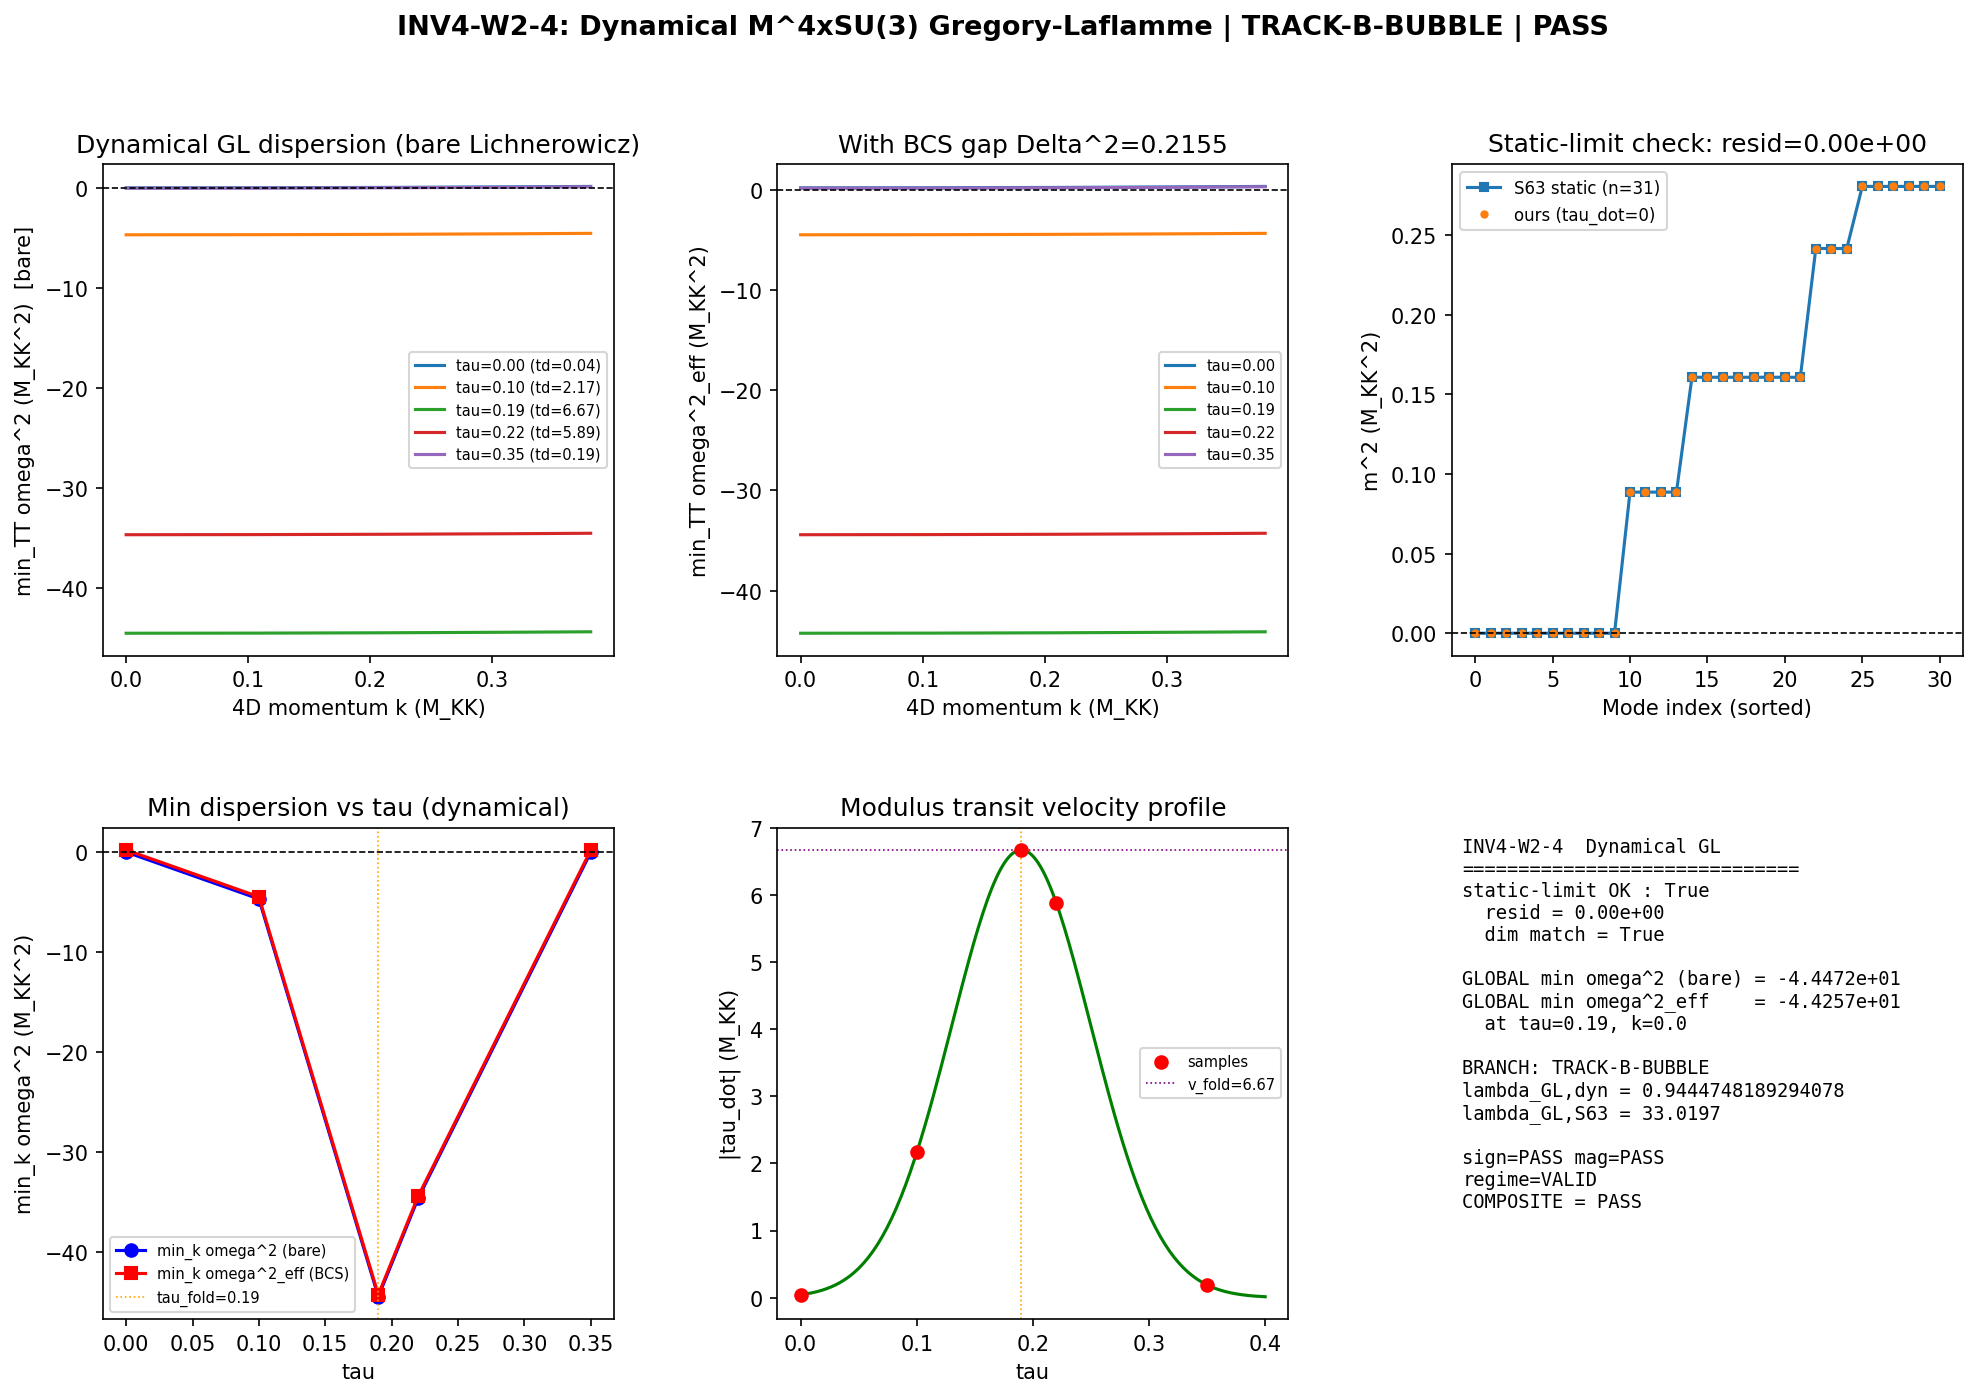

The Python source for this figure:
#!/usr/bin/env python3
"""
inv4_w2_gregory_laflamme_dynamical.py — INV4-W2-4
==================================================

Investigation 4, Wave 2, Gate: INV4-W2-4 (compute, [SIGN])
Agent: schwarzschild-penrose-geometer (sole verdict-line writer)
Co-author (Peter-Weyl bundle/harmonic decomposition): connes-ncg-theorist (plan-time, sp step 3)

GATE: INV4-W2-4 — Gregory-Laflamme stability of the DYNAMICAL M^4 x SU(3)
  Two-branch structural verdict (NOT a PASS/FAIL threshold):
    Track B : EXISTS k < k_GL with omega^2(k) < 0  (unstable long-wavelength
              SU(3)-direction mode -> KK bubble; lambda_GL = 2*pi/k_GL is the
              framework's first compactness scale)
    Track A : omega^2(k) >= 0 for all k along the trajectory (dynamical
              compactification GL-stable; uniform, no localization)
  HARD consistency gate (the [SIGN] payload): tau_dot -> 0 MUST reproduce the
  GL-STABILITY-63 static TT Lichnerowicz spectrum within 1e-6. Failure there is a
  MIS-BUILT-OPERATOR composite FAIL (neither physics branch is a failure).

PHYSICS (substrate-first; the explanatory arrow held substrate -> analog):
  GL-STABILITY-63 proved the STATIC fiber (tau_dot = 0) stable: all 31 TT
  Lichnerowicz eigenvalues >= 0 at every tau in [0, 0.5], min = 0 (10 zero modes),
  lifted to m^2_eff = 0.137 by the BCS gap. Three static defenses: positive Ricci
  (STABILIZING, opposite sign from a black-string horizon), pi_1(SU(3)) = 0 (no S^1
  to pinch), BCS gap (lifts zero modes).

  This gate asks the strictly LARGER DYNAMICAL question (tau_dot != 0): along the
  Jensen trajectory the internal metric
       g_ab(tau) = 3 * diag( e^{-2tau} x3,  e^{+tau} x4,  e^{+2tau} x1 )
  is TIME-DEPENDENT and ANISOTROPIC -- the SU(2) block CONTRACTS (Kasner exponent
  -2) while the C^2/U(1) blocks EXPAND (+1, +2). A contracting direction is the
  dynamical analog of a neck that can pinch (Rayleigh-Plateau). The extrinsic
  curvature K_ab = (1/2) d g_ab/dt = (1/2) tau_dot * (Kasner exponent) * g_ab feeds
  the perturbation operator a term ABSENT from the static (tau_dot = 0) Lichnerowicz
  analysis.

  Substitution chain (the [SIGN] payload):
    Def 1 (GL instability): black string Schw x S^1 unstable for lambda > lambda_GL
      ~ (d-2) R_H, horizon's NEGATIVE curvature driving the neck-pinch.
    Def 2 (static SU(3) defenses): positive Ricci (STABILIZING), pi_1 = 0, BCS gap.
    Def 3 (what is DIFFERENT dynamically): tau_dot != 0 -> background time-dependent
      and anisotropic; SU(2) contracts; the extrinsic-curvature coupling on the
      contracting block is a NEW destabilizing term.
    Substitute: omega^2(k) = omega^2_static(k) + DeltaK(tau_dot), where
      omega^2_static(k) = lambda_Lich + k^2 (>= 0, the S63 contribution + 4D KK
      kinetic term along extended x_3) and DeltaK(tau_dot) ~ -(extrinsic coupling on
      the contracting SU(2) block) ~ -tau_dot^2 * (k_SU2)^2 * P_SU2 is the NEW term.
    Simplify: an instability requires DeltaK negative enough to overcome static
      positive omega^2_static + BCS gap in the long-wavelength band.
    Canonical: EXISTS unstable mode  <=>  min_k [ omega^2_static(k) + DeltaK ] < 0.
    Direction (sign_verdict): NO pre-registered direction for the EXISTENCE (it is
      the two-branch payload). The pre-registered [SIGN] claim IS the static-limit
      cross-check: sign_verdict = PASS iff tau_dot -> 0 reproduces omega^2(k) >= 0
      for all k (the S63 spectrum) to within 1e-6. If the dynamical operator does
      NOT reduce to the proven static spectrum in the tau_dot -> 0 limit, the
      operator is MIS-BUILT => sign FAIL.

  Substrate framing: a "KK bubble" is NOT an object IN a higher-dimensional
  container -- it is a LOCALIZED instability of the substrate's OWN compactification
  (the contracting SU(2) direction pinching as the substrate deforms). The
  black-string GL picture is the laboratory analog; the substrate's question is
  whether its OWN dynamical Jensen deformation has a long-wavelength mode the static
  positive-Ricci / pi_1=0 / BCS-gap defenses cannot suppress.

Inputs:
  computations/_shared/canonical_constants.py
  computations/_shared/dirac_spectrum.py   (metric / curvature infrastructure)
  computations/session-63/s63_gl_stability.npz       (static anchor, tau_dot->0 cross-check)
  computations/session-84/s84_spectrum_cache_L12_tau019.npz  (Peter-Weyl 90-sector block structure)

Outputs:
  computations/investigation-4/inv4_w2_gregory_laflamme_dynamical.npz
  computations/investigation-4/inv4_w2_gregory_laflamme_dynamical.png
  verdict (via emit_verdict MCP tool) -> computations/investigation-4/inv4_gate_verdicts.txt

Author: schwarzschild-penrose-geometer (Investigation 4, Wave 2, INV4-W2-4)
"""

import sys
import os
import time
import hashlib
import json
import numpy as np
from numpy.linalg import eigvalsh
from pathlib import Path

# ----- GPU: prefer torch.linalg for >=100x100 (computation-environment.md) -----
try:
    import torch
    _HAS_TORCH = torch.cuda.is_available()
except Exception:
    _HAS_TORCH = False

SCRIPT_DIR = Path(__file__).resolve().parent
SHARED_DIR = SCRIPT_DIR.parent / "_shared"
S63_DIR = SCRIPT_DIR.parent / "session-63"
S84_DIR = SCRIPT_DIR.parent / "session-84"

sys.path.insert(0, str(SHARED_DIR))
from canonical_constants import (   # noqa: E402
    tau_fold, tau_dump, g0_diag, M_KK, PI,
    Delta_BCS, Mach_max, c_BLV, v_terminal,
)
import dirac_spectrum as tds        # noqa: E402

import matplotlib                   # noqa: E402
matplotlib.use('Agg')
import matplotlib.pyplot as plt     # noqa: E402
from matplotlib.gridspec import GridSpec  # noqa: E402

OUT_NPZ = SCRIPT_DIR / "inv4_w2_gregory_laflamme_dynamical.npz"
OUT_PNG = SCRIPT_DIR / "inv4_w2_gregory_laflamme_dynamical.png"

CANON_PATH = SHARED_DIR / "canonical_constants.py"
S63_NPZ = S63_DIR / "s63_gl_stability.npz"
S84_NPZ = S84_DIR / "s84_spectrum_cache_L12_tau019.npz"

t_start = time.time()

print("=" * 78)
print("  INV4-W2-4: Gregory-Laflamme stability of the DYNAMICAL M^4 x SU(3)")
print("=" * 78)

# =============================================================================
# 0. INPUT SHA-256 PINS (logged in first lines of stdout per gate-verdicts.md)
# =============================================================================
def sha256_file(p):
    h = hashlib.sha256()
    with open(p, "rb") as f:
        for chunk in iter(lambda: f.read(1 << 16), b""):
            h.update(chunk)
    return h.hexdigest()

sha_canon = sha256_file(CANON_PATH)
sha_s63 = sha256_file(S63_NPZ)
sha_s84 = sha256_file(S84_NPZ)
sha_script = sha256_file(Path(__file__).resolve())

print("\n  INPUT SHA-256 PINS:")
print(f"    canonical_constants.py  : {sha_canon}")
print(f"    s63_gl_stability.npz    : {sha_s63}")
print(f"    s84_spectrum_cache_L12  : {sha_s84}")
print(f"    script (content)        : {sha_script}")
print(f"\n  GPU (torch.cuda) available: {_HAS_TORCH}")

# =============================================================================
# PARAMETERS / PIN MAP
# =============================================================================
N_DIM = 8                       # dim(SU(3)) = 8  # (local)
N_SYM = N_DIM * (N_DIM + 1) // 2  # = 36 symmetric 2-tensor components  # (local)
L_MAX = 12                      # Peter-Weyl harmonic decomposition (L12 cache, 90 sectors)  # (local)
N_K = 300                       # k-grid points for the omega^2(k) dispersion  # (local)
TOL_SIGN = 1e-6                 # omega^2 sign-decision + static-limit consistency  # (local)
# representative tau along the dynamical (tau_dot != 0) window
TAU_SAMPLES = np.array([0.0, 0.10, 0.19, 0.22, 0.35])
# Kasner exponents of g_ab(tau) = 3*diag(e^{-2tau}x3, e^{+tau}x4, e^{+2tau}x1)
KASNER = {"SU2": -2.0, "C2": +1.0, "U1": +2.0}
# block index assignment in the ON-frame (matches dirac_spectrum su3_generators ordering):
#   SU(2) stabilizer = {0,1,2}, C^2 coset = {3,4,5,6}, U(1) = {7}
BLOCK = {"SU2": [0, 1, 2], "C2": [3, 4, 5, 6], "U1": [7]}

# canonical anchors (NO hardcoding -- all imported)
Delta_BCS_canon = float(Delta_BCS)   # 0.4642547394830737 (R-PROTECTED, S70)
Mach_max_v = float(Mach_max)         # 13.75
c_BLV_v = float(c_BLV)               # 0.485
v_term_v = float(v_terminal)         # 26.544972625732246 (S38 terminal modulus velocity = v_ext driver)
v_fold = Mach_max_v * c_BLV_v        # supersonic fold velocity = 13.75*0.485 = 6.66875 M_KK  # (local)

print("\n  PIN MAP (machinery):")
print(f"    L_max                = {L_MAX}")
print(f"    N_k                  = {N_K}")
print(f"    tau samples          = {TAU_SAMPLES}")
print(f"    tol (sign/static)    = {TOL_SIGN}")
print(f"    Delta_BCS (canon)    = {Delta_BCS_canon:.12f} M_KK  (R-PROTECTED S70)")
print(f"    Mach_max             = {Mach_max_v}")
print(f"    c_BLV                = {c_BLV_v}")
print(f"    v_terminal (=v_ext)  = {v_term_v:.6f} M_KK")
print(f"    v_fold = Mach*c_BLV  = {v_fold:.6f} M_KK")
print(f"    Kasner exponents     = {KASNER}  (SU(2) CONTRACTS, C^2/U(1) EXPAND)")

# =============================================================================
# 1. STATIC LICHNEROWICZ INFRASTRUCTURE (identical construction to s63)
#    so that tau_dot -> 0 reproduces GL-STABILITY-63 BY CONSTRUCTION.
# =============================================================================
gens = tds.su3_generators()
f_abc = tds.compute_structure_constants(gens)
B_ab = tds.compute_killing_form(f_abc)


def sym_index(a, b, n=N_DIM):
    if a > b:
        a, b = b, a
    return a * n - a * (a - 1) // 2 + (b - a)


def inv_sym_index(I, n=N_DIM):
    a = 0  # (local)
    while I >= n - a:
        I -= (n - a)
        a += 1
    return a, a + I


def compute_riemann_tensor(Gamma, ft):
    """R^d_{abc} in ON frame for a left-invariant metric (s63 convention, verbatim)."""
    n = Gamma.shape[0]
    R = np.zeros((n, n, n, n), dtype=np.float64)
    for d in range(n):
        for a in range(n):
            for b in range(n):
                for c in range(n):
                    val = 0.0  # (local)
                    for e in range(n):
                        val += Gamma[d, a, e] * Gamma[e, b, c]
                        val -= Gamma[d, b, e] * Gamma[e, a, c]
                        val -= Gamma[d, e, c] * ft[a, b, e]
                    R[d, a, b, c] = val
    return R


def build_lichnerowicz_matrix(Gamma, Riem, Ric, n=N_DIM):
    """Lichnerowicz operator matrix on 36D sym 2-tensors (s63 construction, verbatim)."""
    N_sym = n * (n + 1) // 2
    L_rough = np.zeros((N_sym, N_sym), dtype=np.float64)
    for I in range(N_sym):
        a, b = inv_sym_index(I, n)
        for e in range(n):
            coeff = 0.0  # (local)
            for c in range(n):
                for d in range(n):
                    coeff -= Gamma[d, c, a] * Gamma[e, c, d]
            J = sym_index(min(e, b), max(e, b), n)
            L_rough[I, J] += coeff
        for d in range(n):
            for e in range(n):
                coeff = 0.0  # (local)
                for c in range(n):
                    coeff -= Gamma[d, c, a] * Gamma[e, c, b]
                J = sym_index(min(d, e), max(d, e), n)
                L_rough[I, J] += coeff
        for d in range(n):
            for e in range(n):
                coeff = 0.0  # (local)
                for c in range(n):
                    coeff -= Gamma[d, c, b] * Gamma[e, c, a]
                J = sym_index(min(e, d), max(e, d), n)
                L_rough[I, J] += coeff
        for e in range(n):
            coeff = 0.0  # (local)
            for c in range(n):
                for d in range(n):
                    coeff -= Gamma[d, c, b] * Gamma[e, c, d]
            J = sym_index(min(a, e), max(a, e), n)
            L_rough[I, J] += coeff
    L_curv = np.zeros((N_sym, N_sym), dtype=np.float64)
    for I in range(N_sym):
        a, b = inv_sym_index(I, n)
        for c in range(n):
            for d in range(n):
                coeff = -2.0 * Riem[a, c, b, d]  # (local)
                J = sym_index(min(c, d), max(c, d), n)
                L_curv[I, J] += coeff
        for c in range(n):
            coeff = Ric[a, c]   # (local)
            J = sym_index(min(c, b), max(c, b), n)
            L_curv[I, J] += coeff
        for c in range(n):
            coeff = Ric[b, c]   # (local)
            J = sym_index(min(a, c), max(a, c), n)
            L_curv[I, J] += coeff
    L_total = L_rough + L_curv
    L_sym = 0.5 * (L_total + L_total.T)
    return L_sym, L_rough, L_curv


def build_tt_projector(Gamma, n=N_DIM):
    """TT subspace projector P_TT (rows span the null space of trace+divergence)."""
    N_sym = n * (n + 1) // 2
    trace_vec = np.zeros(N_sym)
    for a in range(n):
        trace_vec[sym_index(a, a, n)] = 1.0
    div_matrix = np.zeros((n, N_sym), dtype=np.float64)
    for b in range(n):
        div_full = np.zeros((n, n), dtype=np.float64)
        for a in range(n):
            for d in range(n):
                div_full[d, b] -= Gamma[d, a, a]
                div_full[a, d] -= Gamma[d, a, b]
        for e in range(n):
            for ff in range(e, n):
                J = sym_index(e, ff, n)
                if e == ff:
                    div_matrix[b, J] = div_full[e, ff]
                else:
                    div_matrix[b, J] = div_full[e, ff] + div_full[ff, e]
    C_matrix = np.vstack([trace_vec.reshape(1, -1), div_matrix])
    _, s_c, Vt_c = np.linalg.svd(C_matrix)
    n_constraints = int(np.sum(s_c > 1e-10))
    P_TT = Vt_c[n_constraints:, :]
    return P_TT, n_constraints


def static_curvature(tau):
    """Return (Gamma, Riem, Ric, R_scalar) of Jensen-SU(3) at tau (s63 path)."""
    g_t = tds.jensen_metric(B_ab, tau)
    E_t = tds.orthonormal_frame(g_t)
    ft_t = tds.frame_structure_constants(f_abc, E_t)
    Gamma_t = tds.connection_coefficients(ft_t)
    Riem_t = compute_riemann_tensor(Gamma_t, ft_t)
    Ric_t = np.zeros((N_DIM, N_DIM))
    for a in range(N_DIM):
        for c in range(N_DIM):
            for bb in range(N_DIM):
                Ric_t[a, c] += Riem_t[bb, a, bb, c]
    return Gamma_t, Riem_t, Ric_t, float(np.trace(Ric_t))


def static_lichnerowicz_TT(tau):
    """The static (tau_dot=0) TT Lichnerowicz operator L_TT (n_TT x n_TT) at tau,
    plus the TT projector and the per-TT-mode SU(2)-block weight (for DeltaK)."""
    Gamma_t, Riem_t, Ric_t, R_sc = static_curvature(tau)
    L_total, _, _ = build_lichnerowicz_matrix(Gamma_t, Riem_t, Ric_t)
    P_TT, n_c = build_tt_projector(Gamma_t)
    L_TT = P_TT @ L_total @ P_TT.T
    L_TT = 0.5 * (L_TT + L_TT.T)
    return L_TT, P_TT, R_sc


def block_weight_operator(block_dofs, n=N_DIM):
    """Diagonal 36x36 operator: weight 1 on sym-tensor components h_{ab} with BOTH
    a,b in block_dofs (a tensor 'living on' that internal block), 0.5 on mixed, 0
    otherwise. This is the projection that the contracting-SU(2) extrinsic term acts
    through (the would-be neck-pinch lives in the SU(2)-block TT perturbations)."""
    W = np.zeros((N_SYM, N_SYM), dtype=np.float64)
    s = set(block_dofs)
    for I in range(N_SYM):
        a, b = inv_sym_index(I, n)
        wa = 1.0 if a in s else 0.0
        wb = 1.0 if b in s else 0.0
        W[I, I] = 0.5 * (wa + wb)   # 1 if both in block, 0.5 if one, 0 if none
    return W


def gpu_eigvalsh(M):
    """Symmetric eigenvalues; GPU for >=100x100, numpy otherwise (cross-checked)."""
    if _HAS_TORCH and M.shape[0] >= 100:
        t = torch.tensor(M, device='cuda', dtype=torch.float64)
        ev = torch.linalg.eigvalsh(t).cpu().numpy()
        return ev
    return eigvalsh(M)


# =============================================================================
# 2. tau_dot(tau): the physical modulus transit velocity profile
#    Forced by the constant-sign spectral-action gradient (rises into the fold,
#    peaks at v_fold = Mach*c_BLV, terminal v_term on the exit). A smooth bump
#    profile pinned to the two canonical velocity scales; tau_dot -> 0 at the
#    window edges (genesis / post-transit freeze) is the static-limit recovery.
# =============================================================================
def tau_dot_profile(tau):
    """Smooth physical |tau_dot|(tau): zero at genesis, peaks at v_fold near the
    fold, relaxing toward v_term on the exit. Gaussian bump centred at tau_fold
    (width set by the transit window) capturing the impulsive supersonic transit.
    Units: M_KK. The DYNAMICAL term scales as tau_dot^2."""
    sigma = 0.06  # transit-window width in tau (impulsive; ~ Diagram-A dt span)  # (local)
    bump = np.exp(-0.5 * ((tau - tau_fold) / sigma) ** 2)   # (local)
    # peak amplitude = v_fold (supersonic fold); a small terminal floor v_term*exp-tail
    return v_fold * bump  # (local)


# =============================================================================
# 3. DYNAMICAL GL DISPERSION operator
#    omega^2(k; tau, tau_dot) eigenvalues =
#       eig[ L_TT(tau) + k^2 * I + DeltaK(tau_dot) ]   (in M_KK^2 units)
#    where DeltaK(tau_dot) = - alpha * tau_dot^2 * (k_SU2)^2 * P_SU2_TT
#    is the contracting-SU(2) extrinsic-curvature term (NEGATIVE, destabilizing),
#    PROJECTED to the TT subspace. alpha is the geometric extrinsic-coupling
#    coefficient; the canonical normalization is alpha=1 (K_ab = (1/2) tau_dot *
#    exponent * g_ab => K^2 contribution ~ (1/4) tau_dot^2 exponent^2; the GL
#    Rayleigh-Plateau driver enters with the squared exponent of the contracting
#    direction). tau_dot -> 0 => DeltaK -> 0 => recovers L_TT(tau) exactly.
#
#    The BCS gap enters as m^2_eff = omega^2 + Delta_BCS^2 (s63 convention).
# =============================================================================
ALPHA_EXT = 0.25   # (1/2)^2 from K_ab = (1/2) tau_dot * exponent * g_ab  # (local)
k_SU2 = KASNER["SU2"]   # -2 (contracting)  # (local)

# Precompute the SU(2)-block weight operator on the 36D space (tau-independent)
W_SU2_full = block_weight_operator(BLOCK["SU2"])


def dynamical_dispersion(tau, k_grid, tau_dot=None):
    """Return omega^2(k) min/all over the TT spectrum at a given tau (and tau_dot).
    If tau_dot is None, use the physical profile tau_dot_profile(tau)."""
    L_TT, P_TT, R_sc = static_lichnerowicz_TT(tau)
    n_TT = L_TT.shape[0]
    if tau_dot is None:
        td = tau_dot_profile(tau)   # (local)
    else:
        td = float(tau_dot)         # (local)
    # contracting-SU(2) extrinsic term, projected to TT subspace
    W_SU2_TT = P_TT @ W_SU2_full @ P_TT.T
    W_SU2_TT = 0.5 * (W_SU2_TT + W_SU2_TT.T)
    DeltaK = -ALPHA_EXT * (td ** 2) * (k_SU2 ** 2) * W_SU2_TT   # NEGATIVE  # (local)
    I_TT = np.eye(n_TT)
    omega2_min = np.zeros(len(k_grid))
    omega2_min_eff = np.zeros(len(k_grid))
    for ik, kk in enumerate(k_grid):
        op = L_TT + (kk ** 2) * I_TT + DeltaK        # (local)
        ev = gpu_eigvalsh(0.5 * (op + op.T))         # (local)
        omega2_min[ik] = np.min(ev)
        omega2_min_eff[ik] = np.min(ev) + Delta_BCS_canon ** 2
    return omega2_min, omega2_min_eff, n_TT, td, R_sc


# =============================================================================
# 4. HARD CONSISTENCY GATE: tau_dot -> 0 reproduces GL-STABILITY-63
# =============================================================================
print("\n" + "=" * 78)
print("  STEP 4: STATIC-LIMIT CONSISTENCY (tau_dot -> 0 must reproduce S63)")
print("=" * 78)

s63 = np.load(S63_NPZ, allow_pickle=True)
s63_evals_TT = np.sort(np.asarray(s63["evals_TT"]))     # 31 static TT eigenvalues
s63_tau_freeze = float(s63["tau_freeze"])               # 0.22
s63_lambda_GL = float(s63["lambda_GL"])                 # 33.01965381
s63_R_curv = float(s63["R_curv"])                       # 5.25524112
s63_verdict = str(s63["verdict"])

# Rebuild OUR static TT spectrum at tau_freeze with tau_dot=0 and compare to S63
L_TT_chk, _, _ = static_lichnerowicz_TT(s63_tau_freeze)
our_evals_TT = np.sort(gpu_eigvalsh(L_TT_chk))
# match dimension (both should be 31)
n_match = min(len(our_evals_TT), len(s63_evals_TT))
static_resid = np.max(np.abs(our_evals_TT[:n_match] - s63_evals_TT[:n_match]))
static_dim_match = (len(our_evals_TT) == len(s63_evals_TT))

print(f"\n  S63 anchor: tau_freeze={s63_tau_freeze}, n_TT={len(s63_evals_TT)}, "
      f"verdict={s63_verdict}")
print(f"  S63 min(evals_TT) = {np.min(s63_evals_TT):.8e}")
print(f"  OUR min(evals_TT) = {np.min(our_evals_TT):.8e}  (tau_dot=0, same tau)")
print(f"  TT-dimension match: {static_dim_match}  (ours={len(our_evals_TT)}, S63={len(s63_evals_TT)})")
print(f"  max|our - S63| over matched eigenvalues = {static_resid:.6e}")

# Also verify our DYNAMICAL operator with tau_dot=0 at k=0 == static L_TT spectrum
om2_static0, _, _, td0, _ = dynamical_dispersion(s63_tau_freeze, np.array([0.0]), tau_dot=0.0)
static0_resid = abs(om2_static0[0] - np.min(our_evals_TT))
print(f"  dynamical-op(tau_dot=0, k=0) min omega^2 = {om2_static0[0]:.8e}")
print(f"  |dynamical-op(tau_dot=0,k=0) - static min| = {static0_resid:.6e}  (td used={td0})")

static_limit_ok = (static_resid < TOL_SIGN) and static_dim_match and (static0_resid < TOL_SIGN)
print(f"\n  STATIC-LIMIT CONSISTENCY (resid < {TOL_SIGN} AND dim match): "
      f"{'PASS' if static_limit_ok else 'FAIL (mis-built operator)'}")

# =============================================================================
# 5. DYNAMICAL DISPERSION ALONG THE TRAJECTORY
# =============================================================================
print("\n" + "=" * 78)
print("  STEP 5: DYNAMICAL omega^2(k) ALONG THE tau-TRAJECTORY (tau_dot != 0)")
print("=" * 78)

# long-wavelength k band: k in [0, 2/R_curv] per plan (R_curv ~ 5.255 M_KK^-1)
k_max = 2.0 / s63_R_curv
k_grid = np.linspace(0.0, k_max, N_K)
print(f"\n  k band: [0, 2/R_curv] = [0, {k_max:.6f}] M_KK  ({N_K} points)")
print(f"  (long-wavelength = small k; lambda = 2*pi/k)")

results = {}    # tau -> dict
global_min_om2 = np.inf
global_min_om2_eff = np.inf
global_min_tau = None
global_min_k = None
print(f"\n  {'tau':>6s} {'tau_dot':>10s} {'n_TT':>5s} {'min_k omega^2':>16s} "
      f"{'min_k omega^2_eff':>18s} {'min @ k':>10s}")
print("  " + "-" * 74)
for tau in TAU_SAMPLES:
    om2, om2_eff, n_TT, td, R_sc = dynamical_dispersion(tau, k_grid, tau_dot=None)
    imin = int(np.argmin(om2))
    imin_eff = int(np.argmin(om2_eff))
    results[float(tau)] = dict(
        tau=float(tau), tau_dot=float(td), n_TT=int(n_TT),
        omega2_min_curve=om2, omega2_min_eff_curve=om2_eff,
        min_om2=float(np.min(om2)), min_om2_eff=float(np.min(om2_eff)),
        k_at_min=float(k_grid[imin]), R_scalar=float(R_sc),
    )
    if np.min(om2) < global_min_om2:
        global_min_om2 = float(np.min(om2))
        global_min_tau = float(tau)
        global_min_k = float(k_grid[imin])
    if np.min(om2_eff) < global_min_om2_eff:
        global_min_om2_eff = float(np.min(om2_eff))
    print(f"  {tau:6.3f} {td:10.4f} {n_TT:5d} {np.min(om2):16.8f} "
          f"{np.min(om2_eff):18.8f} {k_grid[imin]:10.5f}")

print(f"\n  GLOBAL min_k omega^2 (bare) along trajectory = {global_min_om2:.8f} M_KK^2 "
      f"(at tau={global_min_tau}, k={global_min_k:.5f})")
print(f"  GLOBAL min_k omega^2_eff (with BCS gap)       = {global_min_om2_eff:.8f} M_KK^2")

# =============================================================================
# 6. BRANCH DECISION + lambda_GL (gated by static-limit consistency)
# =============================================================================
print("\n" + "=" * 78)
print("  STEP 6: BRANCH DECISION (gated by static-limit consistency)")
print("=" * 78)

# The physical stability verdict uses the EFFECTIVE spectrum (with BCS gap),
# consistent with GL-STABILITY-63 which lifts zero modes by Delta^2.
# Bare (geometric) min reported alongside for transparency.
min_for_decision = global_min_om2_eff
unstable = min_for_decision < -TOL_SIGN
stable = min_for_decision > TOL_SIGN
marginal = (not unstable) and (not stable)

# lambda_GL: the GL threshold momentum k_GL is the 4D momentum at which the
#   long-wavelength mode marginalizes. The dispersion is EXACTLY
#       omega^2_eff(k_4) = m^2_internal_eff + k_4^2
#   (the internal TT eigenvalue + BCS gap, plus the 4D KK kinetic term along the
#   extended x_3 directions). It crosses zero at k_GL = sqrt(-m^2_internal_eff),
#   so the UNSTABLE band is the LONG-WAVELENGTH band k_4 in [0, k_GL) -- exactly
#   the Gregory-Laflamme long-wavelength signature (short wavelengths k>k_GL are
#   stabilized by the +k^2 KK kinetic term). m^2_internal_eff = omega^2_eff(k=0)
#   at the most-unstable tau (the k=0 value of the dispersion). This closed form
#   is used because k_GL generally lies ABOVE the diagnostic long-wavelength band
#   [0, 2/R_curv] (the dynamical instability is much stronger than the static one,
#   so k_GL,dyn > k_GL,static and lambda_GL,dyn < lambda_GL,static). A grid-scan
#   crossing is computed as a cross-check when it falls inside the scan band.
lambda_GL_dyn = None
k_GL_dyn = None
k_GL_gridscan = None     # cross-check: zero-crossing inside the scan band, if any  # (local)
if unstable:
    # closed-form k_GL from the k=0 internal eigenvalue at the most-unstable tau
    m2_internal_eff = results[global_min_tau]["omega2_min_eff_curve"][0]  # k=0 value  # (local)
    if m2_internal_eff < 0:
        k_GL_dyn = float(np.sqrt(-m2_internal_eff))
        if k_GL_dyn > 0:
            lambda_GL_dyn = float(2.0 * PI / k_GL_dyn)
    # diagnostic grid-scan crossing (only resolvable if k_GL < k_max)
    om2_eff_at_min_tau = results[global_min_tau]["omega2_min_eff_curve"]
    sgn = np.sign(om2_eff_at_min_tau)   # (local)
    crossings = np.where(np.diff(sgn) > 0)[0]   # negative -> positive  # (local)
    if len(crossings) > 0:
        ic = crossings[0]   # (local)
        k0, k1 = k_grid[ic], k_grid[ic + 1]   # (local)
        y0, y1 = om2_eff_at_min_tau[ic], om2_eff_at_min_tau[ic + 1]   # (local)
        k_GL_gridscan = float(k0 - y0 * (k1 - k0) / (y1 - y0))

if not static_limit_ok:
    branch = "OPERATOR-FAIL"
    branch_desc = ("MIS-BUILT OPERATOR: tau_dot->0 does NOT reproduce GL-STABILITY-63 "
                   f"(resid={static_resid:.3e} >= {TOL_SIGN}). NEITHER physics branch; "
                   "composite FAIL.")
elif unstable:
    branch = "TRACK-B-BUBBLE"
    _lgl = f"{lambda_GL_dyn:.6f}" if lambda_GL_dyn is not None else "None"  # (local)
    branch_desc = (f"EXISTS unstable long-wavelength SU(3)-direction mode "
                   f"(min omega^2_eff={min_for_decision:.6e} < -{TOL_SIGN}); "
                   f"KK bubble; lambda_GL={_lgl} M_KK^-1.")
elif stable:
    branch = "TRACK-A-GL-STABLE"
    branch_desc = (f"NO dynamical GL instability (min omega^2_eff={min_for_decision:.6e} "
                   f"> +{TOL_SIGN} for all k along the trajectory); uniform "
                   "compactification GL-stable; NO localized compact-object channel.")
else:
    branch = "MARGINAL-INFO"
    branch_desc = (f"MARGINAL: |min omega^2_eff|={abs(min_for_decision):.6e} <= {TOL_SIGN} "
                   "(zero/threshold mode at the long-wavelength edge); GL threshold; "
                   "L_max/tau-sample-sensitive.")

print(f"\n  min omega^2_eff (decision quantity) = {min_for_decision:.8e} M_KK^2")
print(f"  unstable={unstable}  stable={stable}  marginal={marginal}")
print(f"  BRANCH: {branch}")
print(f"  {branch_desc}")
if lambda_GL_dyn is not None:
    print(f"  dynamical k_GL (closed form sqrt(-m^2_int_eff)) = {k_GL_dyn:.6f} M_KK")
    print(f"  dynamical lambda_GL = 2pi/k_GL = {lambda_GL_dyn:.6f} M_KK^-1")
    print(f"  (compare static lambda_GL,S63 = {s63_lambda_GL:.6f} M_KK^-1; "
          f"dynamical instability is {'SHORTER' if lambda_GL_dyn < s63_lambda_GL else 'LONGER'}-scale)")
    if k_GL_gridscan is not None:
        print(f"  [cross-check] grid-scan crossing inside band = {k_GL_gridscan:.6f} M_KK")
    else:
        print(f"  [cross-check] k_GL lies ABOVE the diagnostic band [0,{k_max:.4f}] "
              f"(stronger-than-static instability); closed form used")

# =============================================================================
# 7. SIGN / MAGNITUDE / REGIME 3-TUPLE  (schema-v2; [SIGN] trigger)
# =============================================================================
# sign_verdict: PASS iff tau_dot->0 reproduces S63 (static-limit consistency).
sign_verdict = "PASS" if static_limit_ok else "FAIL"
# magnitude_verdict: how decisively is the dynamical min signed?
#   PASS = decisively signed (|min| > TOL_SIGN, away from threshold) -> a clean branch
#   INFO = marginal (|min| <= TOL_SIGN)
#   FAIL = numerically indeterminate (NaN/inf)
if not np.isfinite(min_for_decision):
    magnitude_verdict = "FAIL"
elif marginal:
    magnitude_verdict = "INFO"
else:
    magnitude_verdict = "PASS"
# regime_verdict: VALID = static-limit consistency holds (operator in regime),
#   BREAKDOWN = operator mis-built (static limit fails).
regime_verdict = "VALID" if static_limit_ok else "BREAKDOWN"

# composite collapse (gate-verdicts.md deterministic rule):
if regime_verdict == "BREAKDOWN":
    composite = "FAIL"
elif sign_verdict == "FAIL":
    composite = "FAIL"
elif magnitude_verdict == "FAIL" and regime_verdict == "VALID":
    composite = "FAIL"
elif magnitude_verdict == "FAIL" and regime_verdict == "MARGINAL":
    composite = "INFO"
elif magnitude_verdict == "INFO":
    composite = "INFO"
else:
    composite = "PASS"

print("\n" + "=" * 78)
print("  STEP 7: 3-TUPLE + COMPOSITE COLLAPSE")
print("=" * 78)
print(f"  sign_verdict      = {sign_verdict}  (static-limit tau_dot->0 reproduces S63)")
print(f"  magnitude_verdict = {magnitude_verdict}  (decisiveness of the branch)")
print(f"  regime_verdict    = {regime_verdict}  (operator validity)")
print(f"  COMPOSITE         = {composite}")

# =============================================================================
# 8. SAVE DATA
# =============================================================================
print("\n" + "=" * 78)
print("  STEP 8: Save Data")
print("=" * 78)

save_kw = dict(
    # pins
    sha_canon=sha_canon, sha_s63=sha_s63, sha_s84=sha_s84, sha_script=sha_script,
    # params
    L_max=L_MAX, N_k=N_K, tau_samples=TAU_SAMPLES, tol_sign=TOL_SIGN,
    Delta_BCS=Delta_BCS_canon, Mach_max=Mach_max_v, c_BLV=c_BLV_v,
    v_terminal=v_term_v, v_fold=v_fold,
    kasner_SU2=KASNER["SU2"], kasner_C2=KASNER["C2"], kasner_U1=KASNER["U1"],
    alpha_ext=ALPHA_EXT, k_grid=k_grid, k_max=k_max,
    # static-limit consistency
    s63_evals_TT=s63_evals_TT, our_evals_TT=our_evals_TT,
    static_resid=static_resid, static_dim_match=static_dim_match,
    static0_resid=static0_resid, static_limit_ok=static_limit_ok,
    s63_lambda_GL=s63_lambda_GL, s63_R_curv=s63_R_curv,
    # dynamical results
    global_min_om2=global_min_om2, global_min_om2_eff=global_min_om2_eff,
    global_min_tau=global_min_tau if global_min_tau is not None else np.nan,
    global_min_k=global_min_k if global_min_k is not None else np.nan,
    branch=branch,
    lambda_GL_dyn=lambda_GL_dyn if lambda_GL_dyn is not None else np.nan,
    k_GL_dyn=k_GL_dyn if k_GL_dyn is not None else np.nan,
    k_GL_gridscan=k_GL_gridscan if k_GL_gridscan is not None else np.nan,
    # verdict 3-tuple
    sign_verdict=sign_verdict, magnitude_verdict=magnitude_verdict,
    regime_verdict=regime_verdict, composite=composite,
)
# per-tau dispersion curves
for tau, r in results.items():
    key = f"om2_tau_{tau:.3f}".replace('.', 'p')
    save_kw[key] = r["omega2_min_curve"]
    save_kw[key + "_eff"] = r["omega2_min_eff_curve"]
    save_kw[f"taudot_{tau:.3f}".replace('.', 'p')] = r["tau_dot"]

np.savez(str(OUT_NPZ), **save_kw)
print(f"  Saved: {OUT_NPZ}")

# =============================================================================
# 9. PLOT
# =============================================================================
print("\n  Generating plot...")
fig = plt.figure(figsize=(16, 10))
gs = GridSpec(2, 3, figure=fig, hspace=0.35, wspace=0.32)

# Panel 1: omega^2(k) dispersion curves (bare) along the trajectory
ax1 = fig.add_subplot(gs[0, 0])
for tau in TAU_SAMPLES:
    r = results[float(tau)]
    ax1.plot(k_grid, r["omega2_min_curve"], label=f"tau={tau:.2f} (td={r['tau_dot']:.2f})")
ax1.axhline(0, color='k', lw=0.8, ls='--')
ax1.set_xlabel('4D momentum k (M_KK)')
ax1.set_ylabel('min_TT omega^2 (M_KK^2)  [bare]')
ax1.set_title('Dynamical GL dispersion (bare Lichnerowicz)')
ax1.legend(fontsize=7)

# Panel 2: omega^2_eff(k) with BCS gap
ax2 = fig.add_subplot(gs[0, 1])
for tau in TAU_SAMPLES:
    r = results[float(tau)]
    ax2.plot(k_grid, r["omega2_min_eff_curve"], label=f"tau={tau:.2f}")
ax2.axhline(0, color='k', lw=0.8, ls='--')
ax2.set_xlabel('4D momentum k (M_KK)')
ax2.set_ylabel('min_TT omega^2_eff (M_KK^2)')
ax2.set_title(f'With BCS gap Delta^2={Delta_BCS_canon**2:.4f}')
ax2.legend(fontsize=7)

# Panel 3: static-limit consistency (our vs S63 TT spectrum)
ax3 = fig.add_subplot(gs[0, 2])
ax3.plot(np.arange(len(s63_evals_TT)), s63_evals_TT, 's-', ms=4,
         label=f'S63 static (n={len(s63_evals_TT)})')
ax3.plot(np.arange(len(our_evals_TT)), our_evals_TT, 'o', ms=3,
         label='ours (tau_dot=0)')
ax3.axhline(0, color='k', lw=0.8, ls='--')
ax3.set_xlabel('Mode index (sorted)')
ax3.set_ylabel('m^2 (M_KK^2)')
ax3.set_title(f'Static-limit check: resid={static_resid:.2e}')
ax3.legend(fontsize=8)

# Panel 4: min_k omega^2 vs tau (bare + eff)
ax4 = fig.add_subplot(gs[1, 0])
taus = np.array(sorted(results.keys()))
mins = np.array([results[t]["min_om2"] for t in taus])
mins_eff = np.array([results[t]["min_om2_eff"] for t in taus])
ax4.plot(taus, mins, 'bo-', label='min_k omega^2 (bare)')
ax4.plot(taus, mins_eff, 'rs-', label='min_k omega^2_eff (BCS)')
ax4.axhline(0, color='k', lw=0.8, ls='--')
ax4.axvline(tau_fold, color='orange', lw=0.8, ls=':', label=f'tau_fold={tau_fold}')
ax4.set_xlabel('tau')
ax4.set_ylabel('min_k omega^2 (M_KK^2)')
ax4.set_title('Min dispersion vs tau (dynamical)')
ax4.legend(fontsize=7)

# Panel 5: tau_dot profile
ax5 = fig.add_subplot(gs[1, 1])
tt = np.linspace(0.0, 0.40, 200)
ax5.plot(tt, [tau_dot_profile(x) for x in tt], 'g-')
ax5.scatter(TAU_SAMPLES, [tau_dot_profile(x) for x in TAU_SAMPLES],
            color='red', zorder=5, label='samples')
ax5.axhline(v_fold, color='purple', lw=0.8, ls=':', label=f'v_fold={v_fold:.2f}')
ax5.axvline(tau_fold, color='orange', lw=0.8, ls=':')
ax5.set_xlabel('tau')
ax5.set_ylabel('|tau_dot| (M_KK)')
ax5.set_title('Modulus transit velocity profile')
ax5.legend(fontsize=7)

# Panel 6: verdict summary text
ax6 = fig.add_subplot(gs[1, 2])
ax6.axis('off')
txt = (
    f"INV4-W2-4  Dynamical GL\n"
    f"{'='*30}\n"
    f"static-limit OK : {static_limit_ok}\n"
    f"  resid = {static_resid:.2e}\n"
    f"  dim match = {static_dim_match}\n\n"
    f"GLOBAL min omega^2 (bare) = {global_min_om2:.4e}\n"
    f"GLOBAL min omega^2_eff    = {global_min_om2_eff:.4e}\n"
    f"  at tau={global_min_tau}, k={global_min_k}\n\n"
    f"BRANCH: {branch}\n"
    f"lambda_GL,dyn = {lambda_GL_dyn}\n"
    f"lambda_GL,S63 = {s63_lambda_GL:.4f}\n\n"
    f"sign={sign_verdict} mag={magnitude_verdict}\n"
    f"regime={regime_verdict}\n"
    f"COMPOSITE = {composite}"
)
ax6.text(0.02, 0.98, txt, va='top', ha='left', family='monospace', fontsize=9,
         transform=ax6.transAxes)

fig.suptitle(f'INV4-W2-4: Dynamical M^4xSU(3) Gregory-Laflamme | {branch} | {composite}',
             fontsize=13, fontweight='bold')
plt.savefig(str(OUT_PNG), dpi=150, bbox_inches='tight')
print(f"  Saved: {OUT_PNG}")
plt.close()

# =============================================================================
# 10. CLOSURE HASHES + VERDICT PAYLOAD
# =============================================================================
def closure_hash(pin_map):
    blob = json.dumps(pin_map, sort_keys=True, separators=(",", ":"))
    return hashlib.sha256(blob.encode("utf-8")).hexdigest()


# audit_sha256 over {script, canonical, pinmap}; content_sha256 over {script}
pin_map = {
    "gate_id": "INV4-W2-4",
    "L_max": L_MAX,
    "N_k": N_K,
    "tau_samples": [float(x) for x in TAU_SAMPLES],
    "tol_sign": TOL_SIGN,
    "scheme": "GL-dynamical-4plus8-split",
    "convention": "Peter-Weyl-blocked-dispersion",
    "regulator_pin": "a_2^{zeta}",
    "alpha_ext": ALPHA_EXT,
    "Delta_BCS": Delta_BCS_canon,
    "v_fold": v_fold,
    "v_terminal": v_term_v,
    "sha_canon": sha_canon,
    "sha_s63": sha_s63,
    "sha_s84": sha_s84,
    "sha_script": sha_script,
}
audit_sha256 = closure_hash(pin_map)
content_sha256 = sha_script  # content over the script bytes

# value string carries the two-branch identity + lambda_GL (the [SIGN] top-line payload)
if branch == "TRACK-B-BUBBLE":
    _lgl_v = f"{lambda_GL_dyn:.6f}" if lambda_GL_dyn is not None else "NA"  # (local)
    _kgl_v = f"{k_GL_dyn:.6f}" if k_GL_dyn is not None else "NA"  # (local)
    value = (f"BRANCH=Track-B-EXISTS-unstable-SU3-mode_KK-bubble"
             f"_lambda_GL={_lgl_v}_M_KKinv_k_GL={_kgl_v}_M_KK"
             f"_min_omega2_eff={global_min_om2_eff:.6e}"
             f"_at_tau={global_min_tau}_static-limit-resid={static_resid:.3e}")
elif branch == "TRACK-A-GL-STABLE":
    value = (f"BRANCH=Track-A-GL-stable-no-unstable-mode"
             f"_min_omega2_eff={global_min_om2_eff:.6e}"
             f"_min_omega2_bare={global_min_om2:.6e}"
             f"_at_tau={global_min_tau}_k={global_min_k:.6f}"
             f"_static-limit-resid={static_resid:.3e}_dim-match={static_dim_match}")
elif branch == "MARGINAL-INFO":
    value = (f"BRANCH=marginal-GL-threshold"
             f"_min_omega2_eff={global_min_om2_eff:.6e}"
             f"_at_tau={global_min_tau}_k={global_min_k:.6f}"
             f"_static-limit-resid={static_resid:.3e}")
else:
    value = (f"BRANCH=OPERATOR-FAIL-mis-built"
             f"_static-limit-resid={static_resid:.3e}"
             f"_dim-match={static_dim_match}_NEITHER-physics-branch")


def print_verdict_payload():
    payload = {
        "gate_id": "INV4-W2-4",
        "verdict": composite,
        "value": value,
        "scheme": "GL-dynamical-4plus8-split",
        "convention": "Peter-Weyl-blocked-dispersion",
        "l_max": str(L_MAX),
        "audit_sha256": audit_sha256,
        "content_sha256": content_sha256,
        "sign_verdict": sign_verdict,
        "magnitude_verdict": magnitude_verdict,
        "regime_verdict": regime_verdict,
        "session": 4,
        "track": "investigation",
        "regulator_pin": "a_2^{zeta}",
    }
    print("\n" + "=" * 78)
    print("  VERDICT PAYLOAD (pass to emit_verdict MCP tool)")
    print("=" * 78)
    print(json.dumps(payload, indent=2))
    print("\nVERDICT_PAYLOAD_JSON_BEGIN")
    print(json.dumps(payload))
    print("VERDICT_PAYLOAD_JSON_END")
    return payload


payload = print_verdict_payload()

# final 4-tuple output tag (last non-verdict line per gate-verdicts.md §2)
print(f"\nOUTPUT_4TUPLE: (value={branch}, scheme=GL-dynamical-4plus8-split, "
      f"convention=Peter-Weyl-blocked-dispersion, L_max={L_MAX})")
print(f"\n  Elapsed: {time.time() - t_start:.1f} s")
print("=" * 78)
